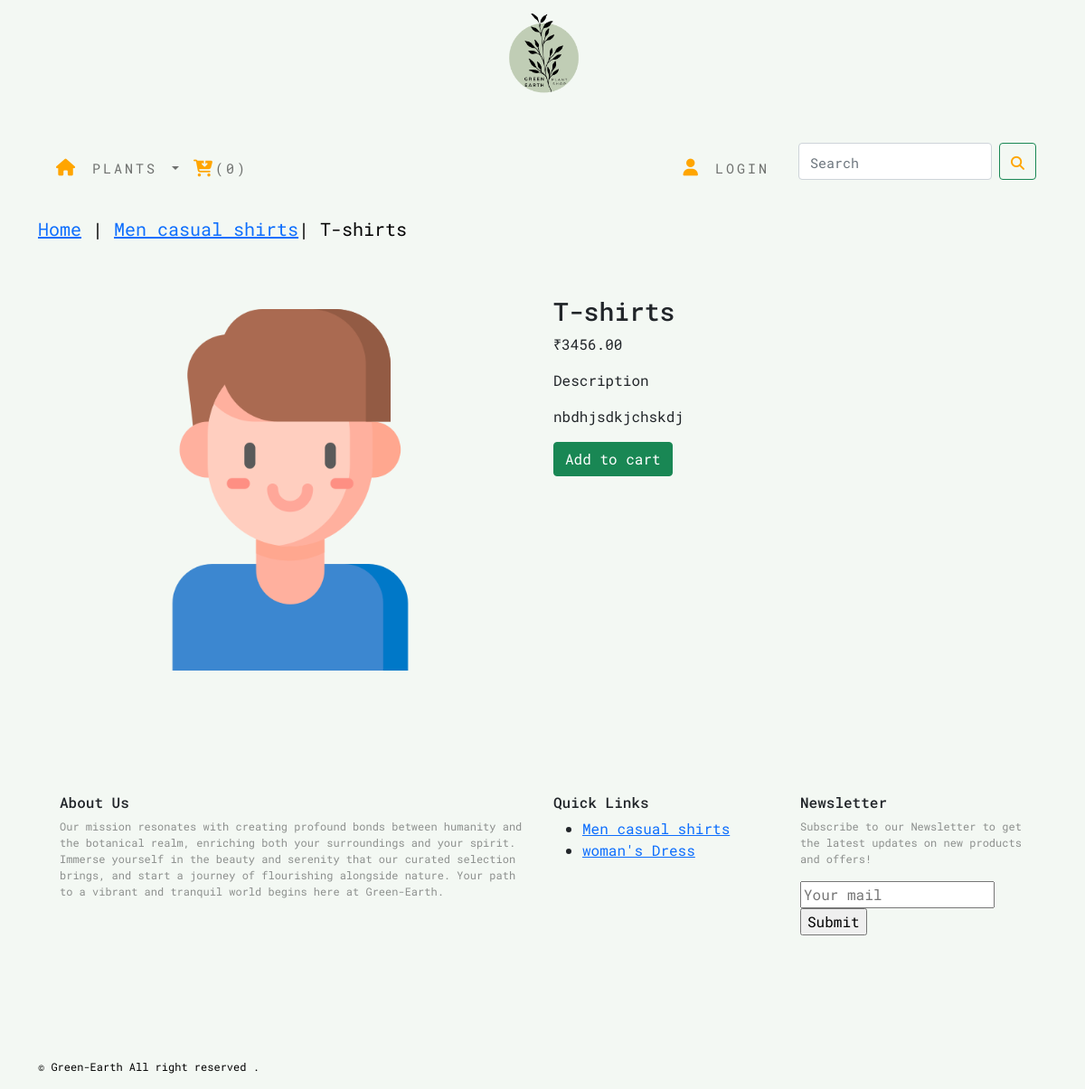
The page /shop/men-casual-shirts/t-shirts/ on the database its author committed.
### shop/models.py (models this page shows, shortened)
class Products(models.Model):
    name=models.CharField(max_length=250,unique=True)
    slug=models.SlugField(max_length=250,unique=True)
    description=models.TextField(blank=True)
    price=models.DecimalField(max_digits=10,decimal_places=2)
    category=models.ForeignKey(Category,on_delete=models.CASCADE)
    image=models.ImageField(upload_to='product',blank=True)
    stock=models.IntegerField()
    available=models.BooleanField(default=True)
    created=models.DateTimeField(auto_now_add=True)
    updated=models.DateField(auto_now=True)
    class Meta:
        ordering = ('name',)
        verbose_name = 'product'
        verbose_name_plural = 'products'

class Category(models.Model):
    name=models.CharField(max_length=250,unique=True)
    slug=models.SlugField(max_length=250,unique=True)
    description=models.TextField()
    image=models.ImageField(upload_to='category',blank=True)
    class Meta:
        ordering=('name',)
        verbose_name='category'
        verbose_name_plural='categories'
    def get_url(self):
        return reverse('shop:product_by_category',args=[self.slug])
    def __str__(self):
        return '{}'.format(self.name)

### shop/views.py (the view)
# urls.py: path('<slug:c_slug>/<slug:product_slug>/', views.prodDetail, name='prodcatDetail'),
def prodDetail(request,c_slug,product_slug):
    try:
        product=Products.objects.get(category__slug=c_slug,slug=product_slug)
    except Exception as e:
        raise e
    return render(request,'product.html',{'product':product})

### cart/context_processors.py (called while the page is built)
def counter(request):
    item_count=0
    if 'admin' in request.path:
        return {}
    else:
        try:
            cart=Cart.objects.filter(cart_id=_cart_id(request))
            cart_items=CartItem.objects.all().filter(cart=cart[:1])
            for cart_item in cart_items:
                item_count += cart_item.quantity
        except Cart.DoesNotExist:
            item_count=0
    return dict(item_count=item_count)

### cart/views.py (called while the page is built)
def _cart_id(request):
    cart=request.session.session_key
    if not cart:
        cart=request.session.create()
    return cart

### shop/context_processors.py (called while the page is built)
def menu_links(request):
    links=Category.objects.all()
    return dict(links=links)

### template/product.html (shortened to what this page needs)
{% extends 'base.html' %}
{% load static %}
{% block content %}
<div class="row custom_product">
    <div class="mx-auto">
        <p><a href="{% url 'shop:allProdCat' %}">Home</a> | <a href="{{product.category.get_url}}">{{product.category}}</a>| {{product.name}} </p>
    </div>
</div>
<div class="container"><br>
    <div class="row">
        <div class="col-12 col-sm-12 col-md-12 col-lg-6  text-center" style= padding-top:14px;">
            <div style="min-width:18rem;">
                <img src="{{product.image.url}}" alt="{{product.name}}" style="height:400px;">
            </div>
         </div>
        <div class="col-12 col-sm-12 col-md-12 col-lg-6 " style="padding-bottom:25px;">
            <div>
                <h3>{{product.name}}</h3>
                <p>₹{{product.price}}</p>
                <p>Description</p>
                <p class="text-justify">{{product.description}}</p>
                {% if product.stock <= 0 %}
                    <p><b>Out of stock </b></p>
                {% else %}
                    <a href="{% url 'cart:add_cart' product.id%}" class="btn btn-success">Add to cart</a>
                {% endif %}
            </div>
        </div>
    </div>
</div>
{% endblock %}

### template/footer.html
<footer class="footer navbar-fixed-bottom ">
    <div class="container">
      <div class="row mx-auto">
        <div class="col-6"><h6>About Us</h6>
          <p>Our mission resonates with creating profound bonds between humanity and the botanical realm, enriching both your surroundings and your spirit. Immerse yourself in the beauty and serenity that our curated selection brings, and start a journey of flourishing alongside nature. Your path to a vibrant and tranquil world begins here at Green-Earth.</p>
        </div>
        <div class="col" ><h6>Quick Links</h6>
           <ul> {% for cat in links %}
            <li><a href="{{cat.get_url}}">{{cat.name}}</a></li>
               {% endfor %}
           </ul>
        </div>
         <div class="col" ><h6>Newsletter</h6>
           <p>Subscribe to our Newsletter to get the latest updates on new products and offers!</p>
           <input type="text" placeholder="Your mail">
           <input type="submit">
         </div>
        </div>
      </div>
      <div class="footer navbar-fixed-bottom  custom_footer" >
  <p>
    &copy; Green-Earth All right reserved .
  </p>
</div>
</footer>

### static/css/custom.css (style rules this page uses)
body { font-family: 'Roboto Mono', monospace; background-color:rgb(208, 248, 204 ); }
.custom_product { padding-top:15px; padding-bottom:20px; }
.custom_product .mx-auto { font-size:20px; text-decoration:none; color:black; }
.footer { display: block; position: relative; padding-top: 136px; height:auto; width:100%; }
.footer p { font-size:12px; color:rgb(140, 143, 141); }
.custom_footer p { color:black; }

### rows shown on the page
Products: category "Men casual shirts", name "T-shirts", image (picture), price "3456.00", description "nbdhjsdkjchskdj"
Category: name "Men casual shirts"
Category: name "woman's Dress"

### other values the page prints
{{ item_count }} "0"
